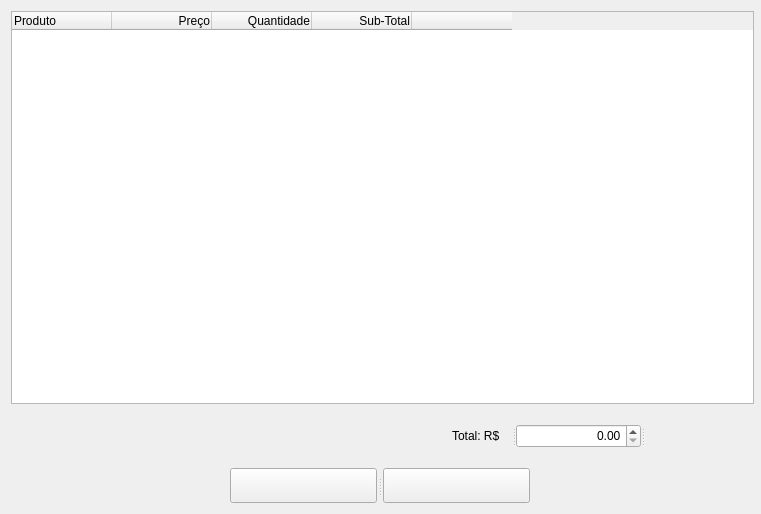
<?xml version="1.0" encoding="UTF-8"?>
<ui version="4.0">
 <class>WVenda</class>
 <widget class="QWidget" name="WVenda">
  <property name="geometry">
   <rect>
    <x>0</x>
    <y>0</y>
    <width>761</width>
    <height>510</height>
   </rect>
  </property>
  <property name="sizePolicy">
   <sizepolicy hsizetype="Fixed" vsizetype="Fixed">
    <horstretch>0</horstretch>
    <verstretch>0</verstretch>
   </sizepolicy>
  </property>
  <property name="minimumSize">
   <size>
    <width>761</width>
    <height>0</height>
   </size>
  </property>
  <property name="maximumSize">
   <size>
    <width>761</width>
    <height>16777215</height>
   </size>
  </property>
  <property name="windowTitle">
   <string>Form</string>
  </property>
  <layout class="QVBoxLayout" name="verticalLayout">
   <property name="spacing">
    <number>20</number>
   </property>
   <item>
    <widget class="QTableWidget" name="tabela">
     <property name="sizePolicy">
      <sizepolicy hsizetype="Fixed" vsizetype="Fixed">
       <horstretch>0</horstretch>
       <verstretch>0</verstretch>
      </sizepolicy>
     </property>
     <property name="minimumSize">
      <size>
       <width>743</width>
       <height>393</height>
      </size>
     </property>
     <property name="maximumSize">
      <size>
       <width>743</width>
       <height>393</height>
      </size>
     </property>
     <attribute name="horizontalHeaderCascadingSectionResizes">
      <bool>true</bool>
     </attribute>
     <attribute name="verticalHeaderVisible">
      <bool>false</bool>
     </attribute>
     <column>
      <property name="text">
       <string>Produto</string>
      </property>
      <property name="textAlignment">
       <set>AlignLeading|AlignVCenter</set>
      </property>
     </column>
     <column>
      <property name="text">
       <string>Preço</string>
      </property>
      <property name="textAlignment">
       <set>AlignTrailing|AlignVCenter</set>
      </property>
     </column>
     <column>
      <property name="text">
       <string>Quantidade</string>
      </property>
      <property name="textAlignment">
       <set>AlignTrailing|AlignVCenter</set>
      </property>
     </column>
     <column>
      <property name="text">
       <string>Sub-Total</string>
      </property>
      <property name="textAlignment">
       <set>AlignTrailing|AlignVCenter</set>
      </property>
     </column>
     <column>
      <property name="text">
       <string/>
      </property>
     </column>
    </widget>
   </item>
   <item alignment="Qt::AlignRight">
    <widget class="QSplitter" name="splitter_3">
     <property name="sizePolicy">
      <sizepolicy hsizetype="Fixed" vsizetype="Fixed">
       <horstretch>0</horstretch>
       <verstretch>0</verstretch>
      </sizepolicy>
     </property>
     <property name="minimumSize">
      <size>
       <width>298</width>
       <height>24</height>
      </size>
     </property>
     <property name="maximumSize">
      <size>
       <width>195</width>
       <height>24</height>
      </size>
     </property>
     <property name="orientation">
      <enum>Qt::Horizontal</enum>
     </property>
     <widget class="QLabel" name="label">
      <property name="sizePolicy">
       <sizepolicy hsizetype="Fixed" vsizetype="Fixed">
        <horstretch>0</horstretch>
        <verstretch>0</verstretch>
       </sizepolicy>
      </property>
      <property name="minimumSize">
       <size>
        <width>60</width>
        <height>24</height>
       </size>
      </property>
      <property name="maximumSize">
       <size>
        <width>60</width>
        <height>24</height>
       </size>
      </property>
      <property name="text">
       <string>Total: R$</string>
      </property>
     </widget>
     <widget class="QDoubleSpinBox" name="outTotal">
      <property name="sizePolicy">
       <sizepolicy hsizetype="Fixed" vsizetype="Fixed">
        <horstretch>0</horstretch>
        <verstretch>0</verstretch>
       </sizepolicy>
      </property>
      <property name="minimumSize">
       <size>
        <width>125</width>
        <height>24</height>
       </size>
      </property>
      <property name="maximumSize">
       <size>
        <width>125</width>
        <height>24</height>
       </size>
      </property>
      <property name="alignment">
       <set>Qt::AlignRight|Qt::AlignTrailing|Qt::AlignVCenter</set>
      </property>
      <property name="maximum">
       <double>1000000000000000.000000000000000</double>
      </property>
     </widget>
     <widget class="QSplitter" name="splitter_2">
      <property name="sizePolicy">
       <sizepolicy hsizetype="Fixed" vsizetype="Fixed">
        <horstretch>0</horstretch>
        <verstretch>0</verstretch>
       </sizepolicy>
      </property>
      <property name="minimumSize">
       <size>
        <width>103</width>
        <height>24</height>
       </size>
      </property>
      <property name="maximumSize">
       <size>
        <width>0</width>
        <height>0</height>
       </size>
      </property>
      <property name="orientation">
       <enum>Qt::Horizontal</enum>
      </property>
     </widget>
    </widget>
   </item>
   <item alignment="Qt::AlignHCenter">
    <widget class="QSplitter" name="splitter">
     <property name="minimumSize">
      <size>
       <width>300</width>
       <height>35</height>
      </size>
     </property>
     <property name="orientation">
      <enum>Qt::Horizontal</enum>
     </property>
     <property name="handleWidth">
      <number>6</number>
     </property>
     <widget class="QPushButton" name="pbConfirmar">
      <property name="sizePolicy">
       <sizepolicy hsizetype="Fixed" vsizetype="Fixed">
        <horstretch>0</horstretch>
        <verstretch>0</verstretch>
       </sizepolicy>
      </property>
      <property name="minimumSize">
       <size>
        <width>147</width>
        <height>35</height>
       </size>
      </property>
      <property name="maximumSize">
       <size>
        <width>147</width>
        <height>35</height>
       </size>
      </property>
      <property name="cursor">
       <cursorShape>PointingHandCursor</cursorShape>
      </property>
      <property name="text">
       <string/>
      </property>
      <property name="shortcut">
       <string>Ctrl+O</string>
      </property>
     </widget>
     <widget class="QPushButton" name="pbCancelar">
      <property name="sizePolicy">
       <sizepolicy hsizetype="Fixed" vsizetype="Fixed">
        <horstretch>0</horstretch>
        <verstretch>0</verstretch>
       </sizepolicy>
      </property>
      <property name="minimumSize">
       <size>
        <width>147</width>
        <height>35</height>
       </size>
      </property>
      <property name="maximumSize">
       <size>
        <width>147</width>
        <height>35</height>
       </size>
      </property>
      <property name="cursor">
       <cursorShape>PointingHandCursor</cursorShape>
      </property>
      <property name="text">
       <string/>
      </property>
      <property name="shortcut">
       <string>Ctrl+A</string>
      </property>
     </widget>
    </widget>
   </item>
  </layout>
 </widget>
 <resources/>
 <connections>
  <connection>
   <sender>pbConfirmar</sender>
   <signal>clicked()</signal>
   <receiver>WVenda</receiver>
   <slot>finalizar()</slot>
   <hints>
    <hint type="sourcelabel">
     <x>157</x>
     <y>271</y>
    </hint>
    <hint type="destinationlabel">
     <x>199</x>
     <y>149</y>
    </hint>
   </hints>
  </connection>
  <connection>
   <sender>pbConfirmar</sender>
   <signal>clicked()</signal>
   <receiver>WVenda</receiver>
   <slot>esvaziar()</slot>
   <hints>
    <hint type="sourcelabel">
     <x>157</x>
     <y>271</y>
    </hint>
    <hint type="destinationlabel">
     <x>199</x>
     <y>149</y>
    </hint>
   </hints>
  </connection>
  <connection>
   <sender>pbCancelar</sender>
   <signal>clicked()</signal>
   <receiver>WVenda</receiver>
   <slot>esvaziar()</slot>
   <hints>
    <hint type="sourcelabel">
     <x>237</x>
     <y>271</y>
    </hint>
    <hint type="destinationlabel">
     <x>199</x>
     <y>149</y>
    </hint>
   </hints>
  </connection>
 </connections>
 <slots>
  <slot>finalizar()</slot>
  <slot>esvaziar()</slot>
 </slots>
</ui>
